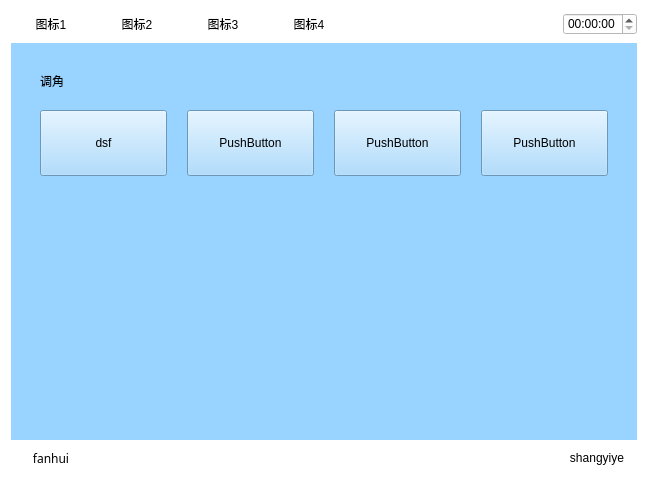
<?xml version="1.0" encoding="UTF-8"?>
<ui version="4.0">
 <class>Tiaojiao</class>
 <widget class="QWidget" name="Tiaojiao">
  <property name="geometry">
   <rect>
    <x>0</x>
    <y>0</y>
    <width>648</width>
    <height>482</height>
   </rect>
  </property>
  <property name="windowTitle">
   <string>Form</string>
  </property>
  <property name="styleSheet">
   <string notr="true">background-color: rgb(255, 255, 255);</string>
  </property>
  <layout class="QVBoxLayout" name="verticalLayout" stretch="1,5,1">
   <item>
    <layout class="QHBoxLayout" name="horizontalLayout_5">
     <item>
      <widget class="QPushButton" name="pushButton">
       <property name="text">
        <string>图标1</string>
       </property>
       <property name="flat">
        <bool>true</bool>
       </property>
      </widget>
     </item>
     <item>
      <widget class="QPushButton" name="pushButton_2">
       <property name="text">
        <string>图标2</string>
       </property>
       <property name="flat">
        <bool>true</bool>
       </property>
      </widget>
     </item>
     <item>
      <widget class="QPushButton" name="pushButton_3">
       <property name="text">
        <string>图标3</string>
       </property>
       <property name="flat">
        <bool>true</bool>
       </property>
      </widget>
     </item>
     <item>
      <widget class="QPushButton" name="pushButton_4">
       <property name="text">
        <string>图标4</string>
       </property>
       <property name="flat">
        <bool>true</bool>
       </property>
      </widget>
     </item>
     <item>
      <spacer name="horizontalSpacer_4">
       <property name="orientation">
        <enum>Qt::Horizontal</enum>
       </property>
       <property name="sizeHint" stdset="0">
        <size>
         <width>40</width>
         <height>20</height>
        </size>
       </property>
      </spacer>
     </item>
     <item>
      <widget class="QTimeEdit" name="timeEdit_2"/>
     </item>
    </layout>
   </item>
   <item>
    <widget class="QWidget" name="widget" native="true">
     <property name="sizePolicy">
      <sizepolicy hsizetype="Preferred" vsizetype="Preferred">
       <horstretch>0</horstretch>
       <verstretch>0</verstretch>
      </sizepolicy>
     </property>
     <property name="contextMenuPolicy">
      <enum>Qt::DefaultContextMenu</enum>
     </property>
     <property name="styleSheet">
      <string notr="true">background-color: rgb(153, 211, 255);</string>
     </property>
     <layout class="QVBoxLayout" name="verticalLayout_2">
      <item>
       <layout class="QGridLayout" name="gridLayout_2">
        <property name="margin">
         <number>20</number>
        </property>
        <property name="spacing">
         <number>20</number>
        </property>
        <item row="0" column="0">
         <widget class="QLabel" name="label">
          <property name="text">
           <string>调角</string>
          </property>
         </widget>
        </item>
        <item row="1" column="0">
         <widget class="QPushButton" name="setSingleAddress">
          <property name="minimumSize">
           <size>
            <width>66</width>
            <height>66</height>
           </size>
          </property>
          <property name="text">
           <string>dsf</string>
          </property>
         </widget>
        </item>
        <item row="1" column="1">
         <widget class="QPushButton" name="pushButton_16">
          <property name="minimumSize">
           <size>
            <width>66</width>
            <height>66</height>
           </size>
          </property>
          <property name="text">
           <string>PushButton</string>
          </property>
         </widget>
        </item>
        <item row="1" column="2">
         <widget class="QPushButton" name="pushButton_17">
          <property name="minimumSize">
           <size>
            <width>66</width>
            <height>66</height>
           </size>
          </property>
          <property name="text">
           <string>PushButton</string>
          </property>
         </widget>
        </item>
        <item row="1" column="3">
         <widget class="QPushButton" name="pushButton_18">
          <property name="minimumSize">
           <size>
            <width>66</width>
            <height>66</height>
           </size>
          </property>
          <property name="text">
           <string>PushButton</string>
          </property>
         </widget>
        </item>
        <item row="2" column="0">
         <spacer name="verticalSpacer">
          <property name="orientation">
           <enum>Qt::Vertical</enum>
          </property>
          <property name="sizeHint" stdset="0">
           <size>
            <width>20</width>
            <height>40</height>
           </size>
          </property>
         </spacer>
        </item>
        <item row="2" column="1">
         <spacer name="verticalSpacer_2">
          <property name="orientation">
           <enum>Qt::Vertical</enum>
          </property>
          <property name="sizeHint" stdset="0">
           <size>
            <width>20</width>
            <height>40</height>
           </size>
          </property>
         </spacer>
        </item>
        <item row="2" column="2">
         <spacer name="verticalSpacer_3">
          <property name="orientation">
           <enum>Qt::Vertical</enum>
          </property>
          <property name="sizeHint" stdset="0">
           <size>
            <width>20</width>
            <height>40</height>
           </size>
          </property>
         </spacer>
        </item>
        <item row="2" column="3">
         <spacer name="verticalSpacer_4">
          <property name="orientation">
           <enum>Qt::Vertical</enum>
          </property>
          <property name="sizeHint" stdset="0">
           <size>
            <width>20</width>
            <height>40</height>
           </size>
          </property>
         </spacer>
        </item>
       </layout>
      </item>
     </layout>
    </widget>
   </item>
   <item>
    <layout class="QHBoxLayout" name="horizontalLayout_2">
     <item>
      <widget class="QPushButton" name="returnIndex">
       <property name="font">
        <font>
         <family>AR PL UMing TW MBE</family>
        </font>
       </property>
       <property name="text">
        <string>fanhui</string>
       </property>
       <property name="flat">
        <bool>true</bool>
       </property>
      </widget>
     </item>
     <item>
      <spacer name="horizontalSpacer_3">
       <property name="orientation">
        <enum>Qt::Horizontal</enum>
       </property>
       <property name="sizeHint" stdset="0">
        <size>
         <width>40</width>
         <height>20</height>
        </size>
       </property>
      </spacer>
     </item>
     <item>
      <widget class="QPushButton" name="returnPage">
       <property name="text">
        <string>shangyiye</string>
       </property>
       <property name="flat">
        <bool>true</bool>
       </property>
      </widget>
     </item>
    </layout>
   </item>
  </layout>
 </widget>
 <resources/>
 <connections/>
</ui>
